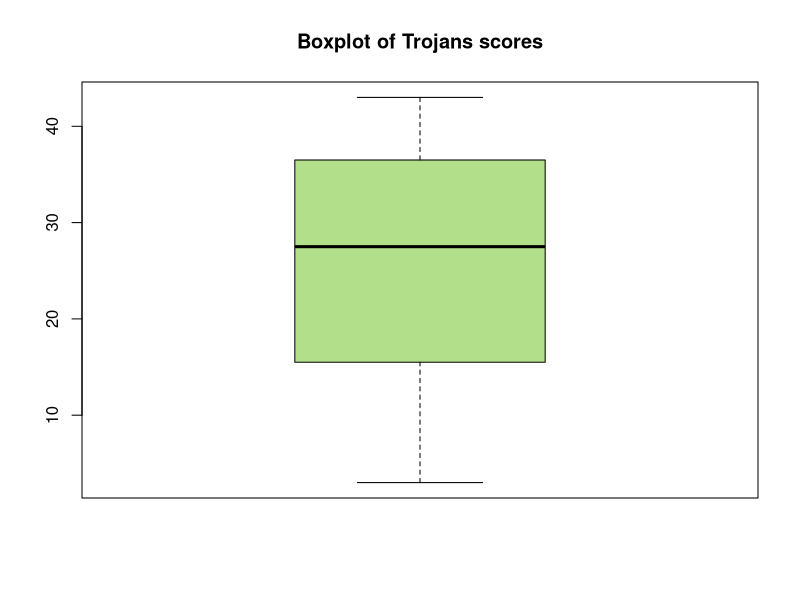
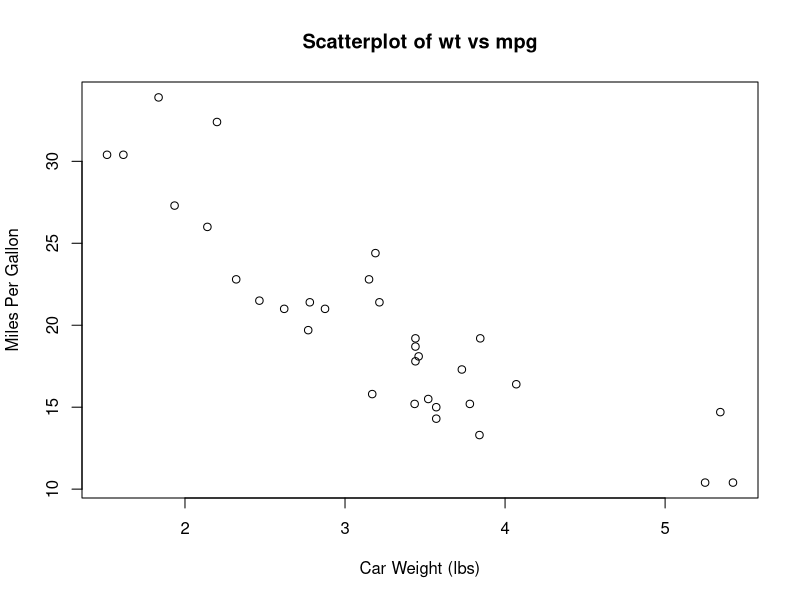
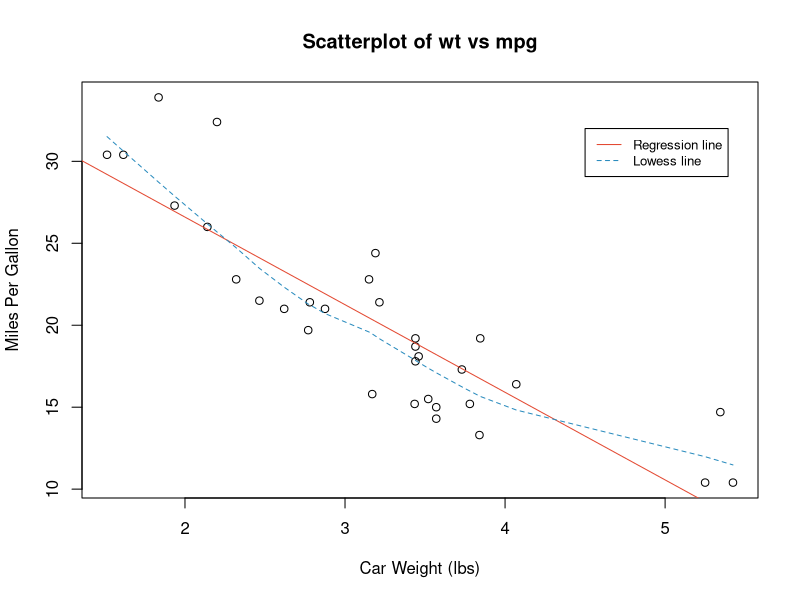
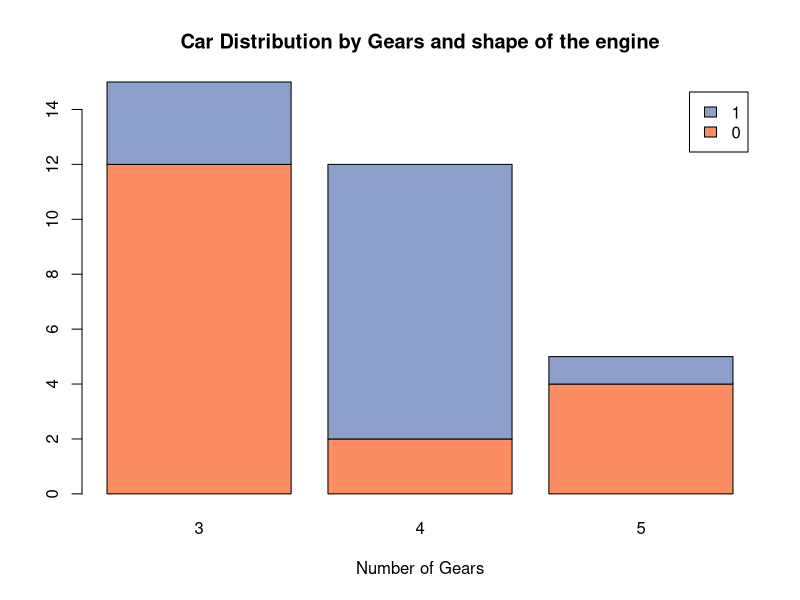
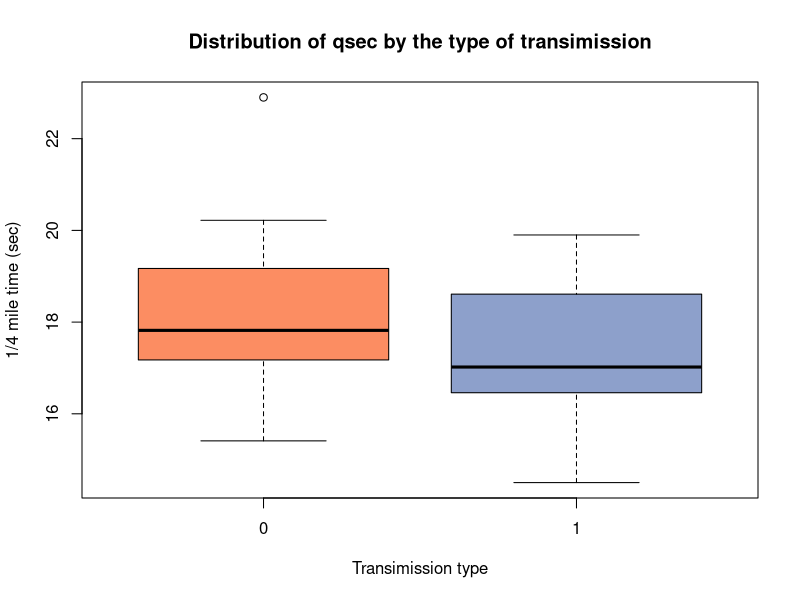
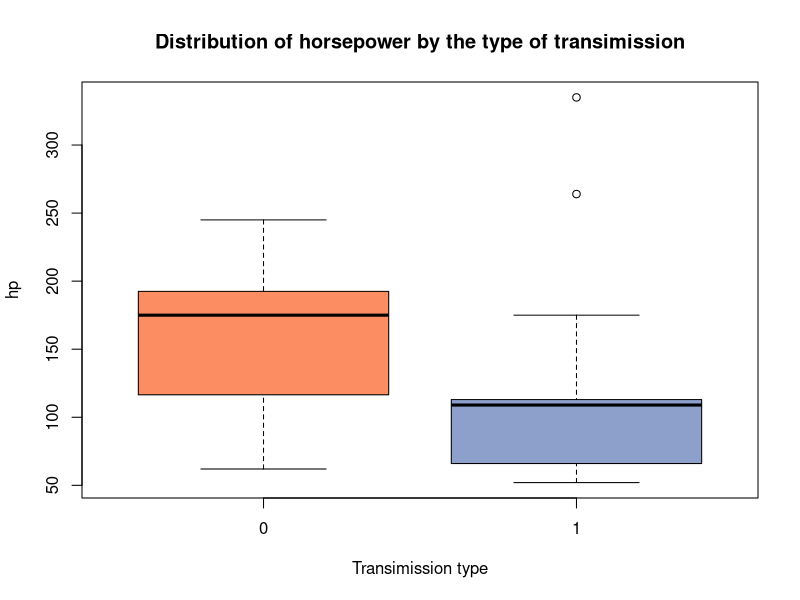

Here is the R script that generated these plots, in order:
## ---- chunk 1
trojans.score <- c(43, 3, 14, 39, 24, 31, 28, 35, 38, 14, 27, 17)
# c(43, 3, 14, 39, 24, 31, 28, 35, 38, 14, 27, 17)
## ---- chunk 2
sort(trojans.score)
## ---- chunk 3
quantile(trojans.score)
## ---- chunk 4
quantile(trojans.score, type=2)
## ---- chunk 5
IQR(trojans.score, type=2)
## ---- chunk 6
boxplot(trojans.score , main="Boxplot of Trojans scores" , col = "#b2df8a")
## ---- chunk 7
head(mtcars)
## ---- chunk 8
plot(mtcars$wt, mtcars$mpg, 
     main="Scatterplot of wt vs mpg",
     xlab="Car Weight (lbs)", 
     ylab="Miles Per Gallon")
## ---- chunk 9
plot(mtcars$wt, mtcars$mpg,
     main="Scatterplot of wt vs mpg",
     xlab="Car Weight (lbs)", 
     ylab="Miles Per Gallon")
abline(lm(mpg~wt,data=mtcars), col="#e34a33", lty=1) # regression line 
lines(lowess(mtcars$wt, mtcars$mpg), col="#2b8cbe", lty=2) # lowess line 
legend(4.5, 32, legend=c("Regression line", "Lowess line"),
       col=c("#e34a33", "#2b8cbe"), lty=1:2, cex=0.8)

## ---- chunk 10
counts <- table(mtcars$vs, mtcars$gear)
barplot(counts, 
        main="Car Distribution by Gears and shape of the engine",
        xlab="Number of Gears", col=c("#fc8d62","#8da0cb"),
        legend = rownames(counts))
## ---- chunk 11
boxplot(qsec ~ am,
        data = mtcars,
        main="Distribution of qsec by the type of transimission",
        xlab="Transimission type", 
        ylab="1/4 mile time (sec)",
        col=c("#fc8d62","#8da0cb"))
## ---- chunk 12
boxplot(hp ~ am,
        data = mtcars,
        main="Distribution of horsepower by the type of transimission",
        xlab="Transimission type", 
        ylab="hp",
        col=c("#fc8d62","#8da0cb"))
